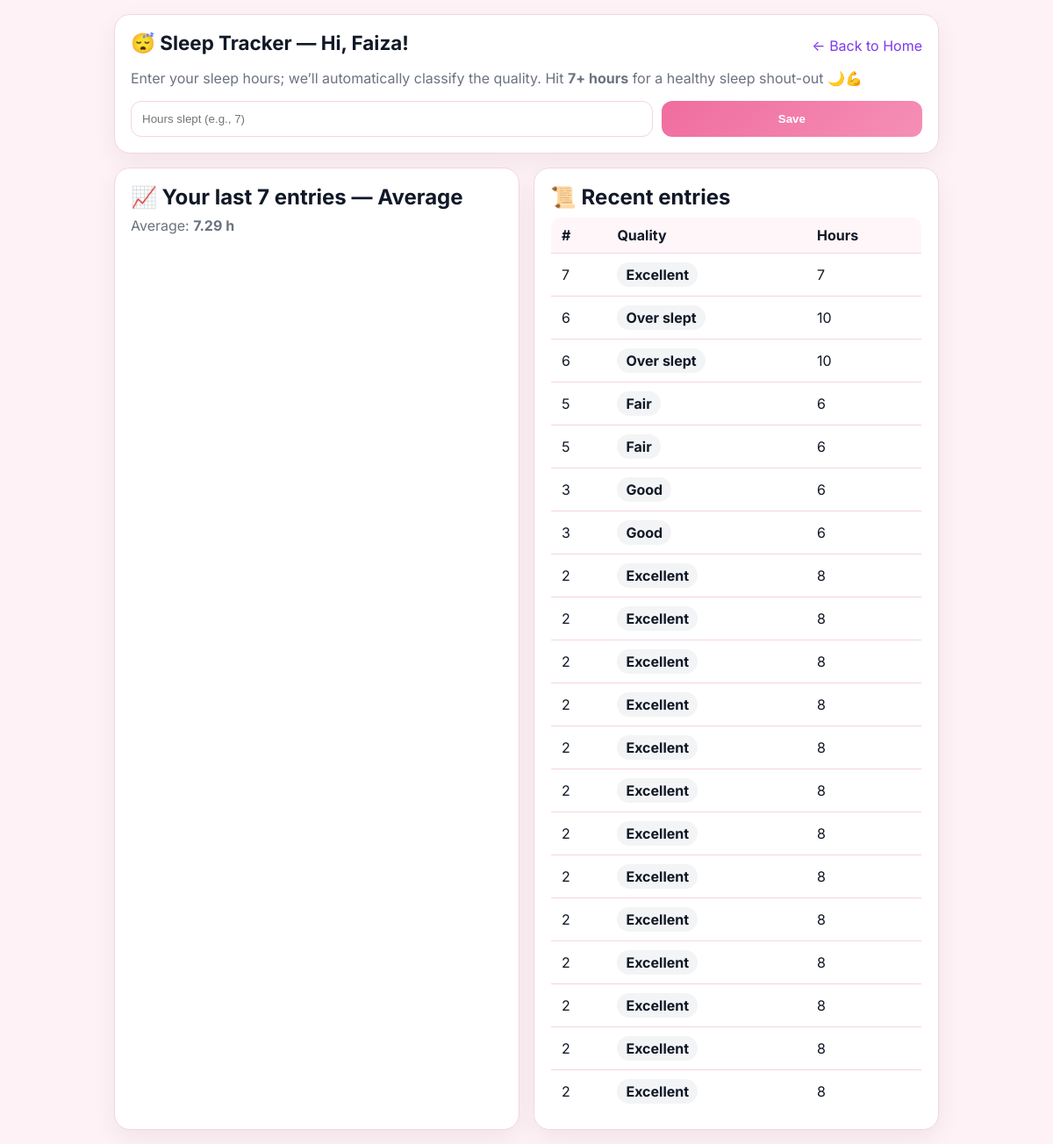
Screenshot of /Sleep.php (signed in) with the database file from the repository.
### tables this page shows
CREATE TABLE `Sleep_track` (
  `Sleep_id` int(50) NOT NULL,
  `Sleep_quality` varchar(255) NOT NULL,
  `time` int(30) NOT NULL
);

### Sleep.php (the view, shortened to what this page needs)
<?php
require_once __DIR__ . '/dbconnect.php';
$memberId   = (int)$_SESSION['user_id'];
$memberName = htmlspecialchars($_SESSION['user_name'] ?? 'Friend', ENT_QUOTES, 'UTF-8');
$recent = [];
$sql = "SELECT st.`Sleep_id`, st.`Sleep_quality`, st.`time`
        FROM `checks` c
        JOIN `Sleep_track` st ON st.`Sleep_id` = c.`Sleep_id`
        WHERE c.`member_id` = ?
        ORDER BY st.`Sleep_id` DESC
        LIMIT 20";
$st = $conn->prepare($sql);
$st->bind_param("i", $memberId);
$st->execute();
$res = $st->get_result();
while ($row = $res->fetch_assoc()) $recent[] = $row;
$sqlAvg = "SELECT AVG(t.`time`) AS avg_h FROM (
             SELECT st.`time`
             FROM `checks` c
             JOIN `Sleep_track` st ON st.`Sleep_id` = c.`Sleep_id`
             WHERE c.`member_id` = ?
             ORDER BY st.`Sleep_id` DESC
             LIMIT 7
           ) t";
$sa = $conn->prepare($sqlAvg);
$sa->bind_param("i", $memberId);
$sa->execute();
$avg7 = ($sa->get_result()->fetch_assoc()['avg_h']) ?? null;
?>
<!DOCTYPE html>
<html lang="en">
<head>
</head>
<body>
  <div class="wrap">
    <div class="card">
      <header>
        <h1>😴 Sleep Tracker — Hi, <?= $memberName; ?>!</h1>
        <a class="back" href="home.php">← Back to Home</a>
      </header>
      <p class="muted">Enter your sleep hours; we’ll automatically classify the quality. Hit <b>7+ hours</b> for a healthy sleep shout-out 🌙💪</p>
      <form method="post">
        <input type="number" name="time" min="0" max="24" step="1" placeholder="Hours slept (e.g., 7)" required>
        <button type="submit" name="save" value="1">Save</button>
      </form>
    </div>
    <div class="grid">
      <div class="card">
        <h2 style="margin:0 0 8px 0">📈 Your last 7 entries — Average</h2>
        <p class="muted" style="margin:0">
          <?= $avg7 !== null ? "Average: <b>".number_format((float)$avg7, 2)." h</b>" : "No entries yet." ?>
        </p>
      </div>
      <div class="card">
        <h2 style="margin:0 0 8px 0">📜 Recent entries</h2>
        <?php if ($recent): ?>
          <table>
            <thead><tr><th>#</th><th>Quality</th><th>Hours</th></tr></thead>
            <tbody>
            <?php foreach ($recent as $r): ?>
              <tr>
                <td><?= (int)$r['Sleep_id'] ?></td>
                <td><span class="pill"><?= htmlspecialchars($r['Sleep_quality']) ?></span></td>
                <td><?= (int)$r['time'] ?></td>
              </tr>
            <?php endforeach; ?>
            </tbody>
          </table>
        <?php else: ?>
          <p class="muted">No sleep logs yet — add your first one above.</p>
        <?php endif; ?>
      </div>
    </div>
  </div>
</body>
</html>

### Sleep.php (style rules this page uses)
:root { --bg:#fff2f6; --panel:#ffffff; --ink:#111827; --muted:#6b7280; --border:#f5d4e0; --brand:#ef6d9f; --ok:#16a34a; --okbg:#dcfce7; --warn:#b45309; --warnbg:#fef3c7; --err:#b91c1c; --errbg:#fee2e2; }
* { box-sizing:border-box }
body { margin:0;font-family:Inter,system-ui,-apple-system,Segoe UI,Roboto,Helvetica,Arial;background:var(--bg);color:var(--ink); min-height:100vh;display:flex;align-items:center;justify-content:center;padding:16px; }
.wrap { width:min(940px,96vw);display:grid;gap:16px }
.card { background:var(--panel);border:1px solid var(--border);border-radius:18px;box-shadow:0 10px 28px rgba(0,0,0,.06);padding:18px }
header { display:flex;align-items:center;justify-content:space-between;gap:10px;flex-wrap:wrap }
h1 { margin:0;font-size:1.4rem }
.muted { color:var(--muted) }
form { display:grid;grid-template-columns:2fr 1fr;gap:10px;margin-top:10px }
select,input,button { width:100%;padding:12px;border:1px solid var(--border);border-radius:12px;background:#fff }
button { background:linear-gradient(135deg,#ef6d9f,#f58fb5);color:#fff;font-weight:800;cursor:pointer;border:none }
.grid { display:grid;grid-template-columns:1fr 1fr;gap:16px }
table { width:100%;border-collapse:collapse;border:1px solid var(--border);border-radius:12px;overflow:hidden }
th,td { padding:10px 12px;border-bottom:1px solid var(--border);text-align:left }
th { background:#fff6fa }
.pill { display:inline-block;padding:4px 10px;border-radius:999px;background:#f3f4f6;font-weight:700 }
a.back { display:inline-block;margin-top:6px;text-decoration:none;color:#7c3aed }

### rows the page displays
sleep_track: Sleep_id "7", Sleep_quality "Excellent", time "7"
sleep_track: Sleep_id "6", Sleep_quality "Over slept", time "10"
sleep_track: Sleep_id "5", Sleep_quality "Fair", time "6"
sleep_track: Sleep_id "3", Sleep_quality "Good", time "6"
sleep_track: Sleep_id "2", Sleep_quality "Excellent", time "8"

### other values shown
$memberName "Faiza"
$avg7 "7.29"
